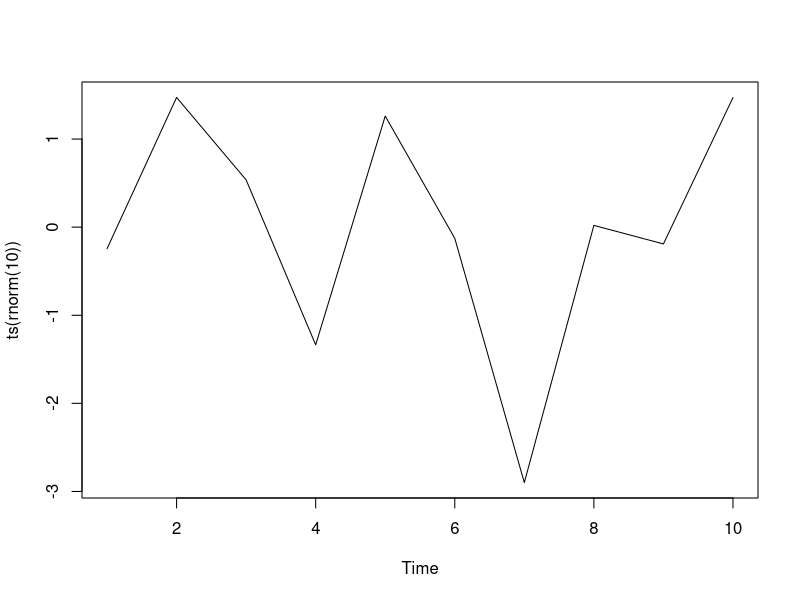
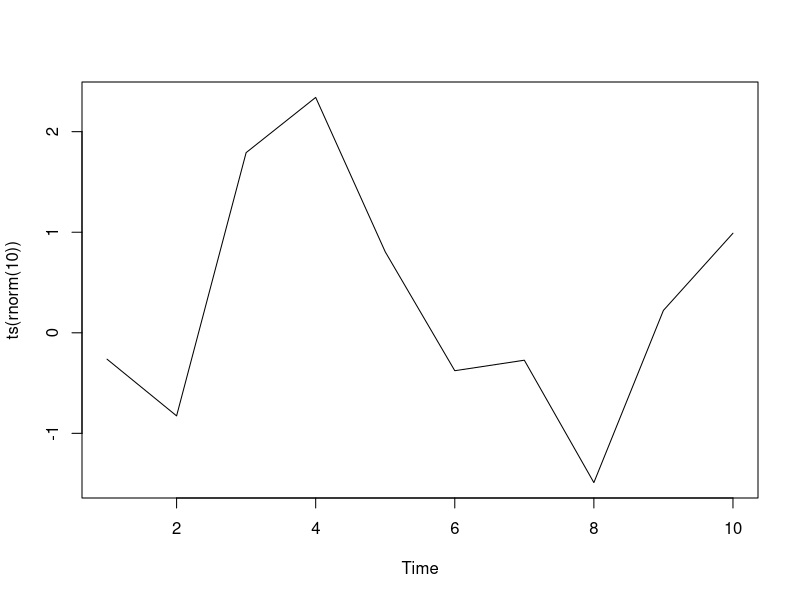
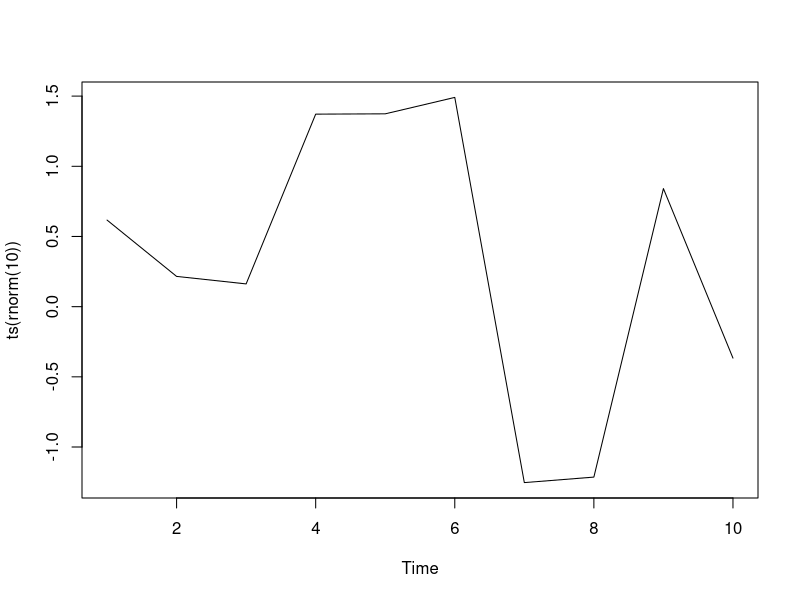

The R script that drew these images, in order:
## ---- chunk 1
#| panel: fill
plot(ts(rnorm(10)))

plot(ts(rnorm(10)))

plot(ts(rnorm(10)))
